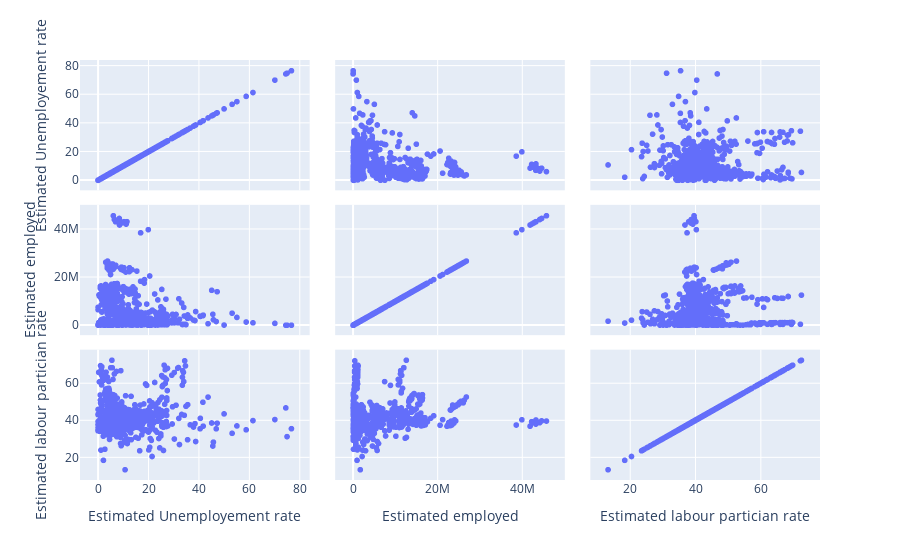

Here is the notebook cell this chart was saved with:
### Code cell
import plotly.express as px
fig=px.scatter_matrix(data,dimensions=['Estimated Unemployement rate',"Estimated employed","Estimated labour partician rate"])
fig.show()

### Figure 1 — Plotly figure (JSON) as saved in the notebook; plotly's stock layout.template omitted (floating-point values rounded to 4 significant figures; data arrays with more than 128 entries replaced by an {"elided": "..."} marker saying what was removed)
{"data": [{"dimensions": [{"axis": {"matches": true}, "label": "Estimated Unemployement rate", "values": {"elided": "741 float values"}}, {"axis": {"matches": true}, "label": "Estimated employed", "values": {"elided": "741 float values"}}, {"axis": {"matches": true}, "label": "Estimated labour partician rate", "values": {"elided": "741 float values"}}], "hovertemplate": "%{xaxis.title.text}=%{x}<br>%{yaxis.title.text}=%{y}<extra></extra>", "legendgroup": "", "marker": {"color": "#636efa", "symbol": "circle"}, "name": "", "showlegend": false, "type": "splom"}], "layout": {"dragmode": "select", "legend": {"tracegroupgap": 0}, "margin": {"t": 60}}}
